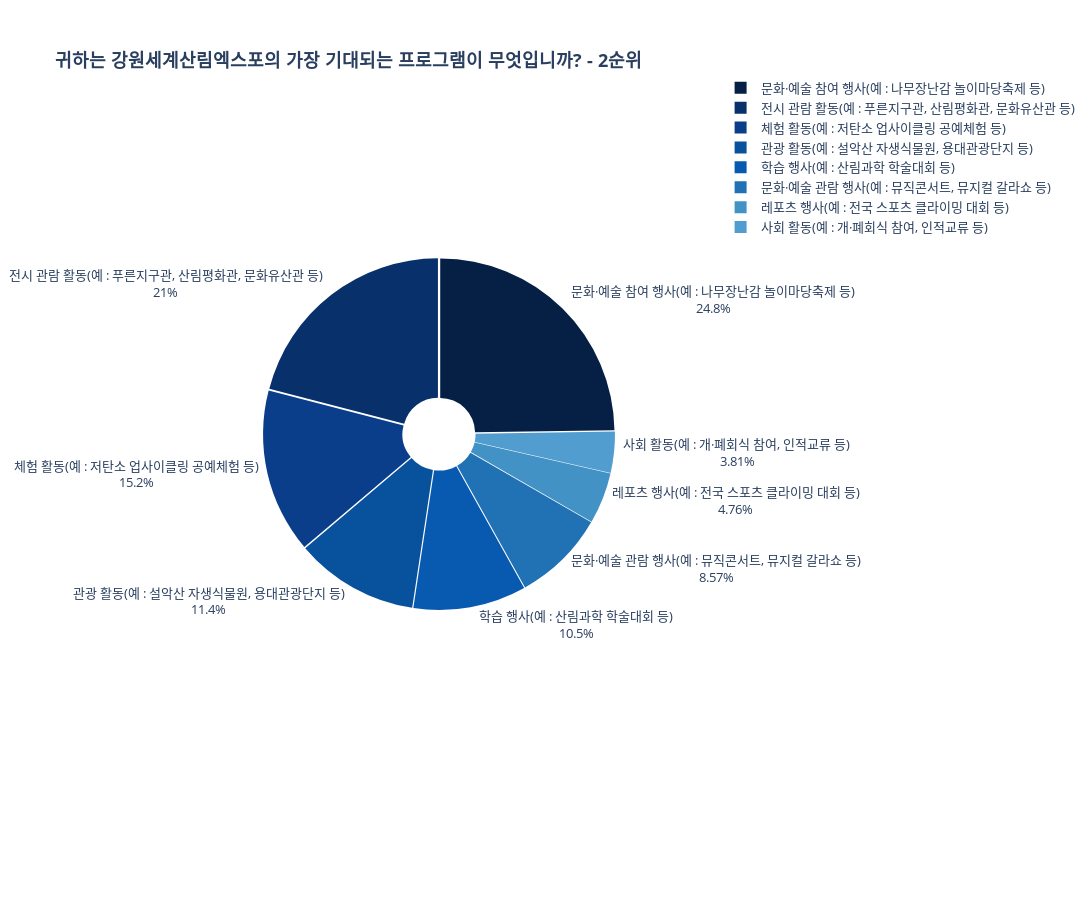

The notebook cell this image was saved under:
### Code cell
# 빈도를 비율로 변환
frequency3_2['비율'] = frequency3_2['2순위'] / frequency3_2['2순위'].sum()

# 파이 차트 시각화 (크기 조절)
fig = px.pie(frequency3_2, values='비율', names='값', title="<b>귀하는 강원세계산림엑스포의 가장 기대되는 프로그램이 무엇입니까? - 2순위</b>", hole=0.2,
                color_discrete_sequence=color_scale)
fig.update_layout(
    font=dict(size=13),
    height=900,  # 그림의 높이 설정
    width=1400,    # 그림의 너비 설정
    legend=dict(x=1.3, y=1.1)  # 범례 위치 조정 (x, y 조절 가능)
)
# 차트 내에 비율 숫자 직접 표시
pull_lst = [0.01] * 12
fig.update_traces(textinfo='percent+label', pull=pull_lst, insidetextorientation='horizontal')  # 비율 숫자를 라벨과 함께 표시

fig.show()

### Figure 1 — Plotly figure (JSON) as saved in the notebook; plotly's stock layout.template omitted (floating-point values rounded to 4 significant figures)
{"data": [{"domain": {"x": [0, 1], "y": [0, 1]}, "hole": 0.2, "hovertemplate": "값=%{label}<br>비율=%{value}<extra></extra>", "insidetextorientation": "horizontal", "labels": ["문화·예술 참여 행사(예 : 나무장난감 놀이마당축제 등)", "전시 관람 활동(예 : 푸른지구관, 산림평화관, 문화유산관 등)", "체험 활동(예 : 저탄소 업사이클링 공예체험 등)", "관광 활동(예 : 설악산 자생식물원, 용대관광단지 등)", "학습 행사(예 : 산림과학 학술대회 등)", "문화·예술 관람 행사(예 : 뮤직콘서트, 뮤지컬 갈라쇼 등)", "레포츠 행사(예 : 전국 스포츠 클라이밍 대회 등)", "사회 활동(예 : 개·폐회식 참여, 인적교류 등) "], "legendgroup": "", "name": "", "pull": [0.01, 0.01, 0.01, 0.01, 0.01, 0.01, 0.01, 0.01, 0.01, 0.01, 0.01, 0.01], "showlegend": true, "textinfo": "percent+label", "type": "pie", "values": [0.2476, 0.2095, 0.1524, 0.1143, 0.1048, 0.08571, 0.04762, 0.0381]}], "layout": {"font": {"size": 13}, "height": 900, "legend": {"tracegroupgap": 0, "x": 1.3, "y": 1.1}, "piecolorway": ["rgb(5,31,69)", "rgb(8,48,107)", "rgb(11,62,138)", "rgb(8,81,156)", "rgb(7,90,176)", "rgb(33,113,181)", "rgb(66,146,198)", "rgb(81,157,207)", "rgb(107,174,214)", "rgb(158,202,225)", "rgb(198,219,239)", "rgb(222,235,247)", "rgb(247,251,255)"], "title": {"text": "<b>귀하는 강원세계산림엑스포의 가장 기대되는 프로그램이 무엇입니까? - 2순위</b>"}, "width": 1400}}
